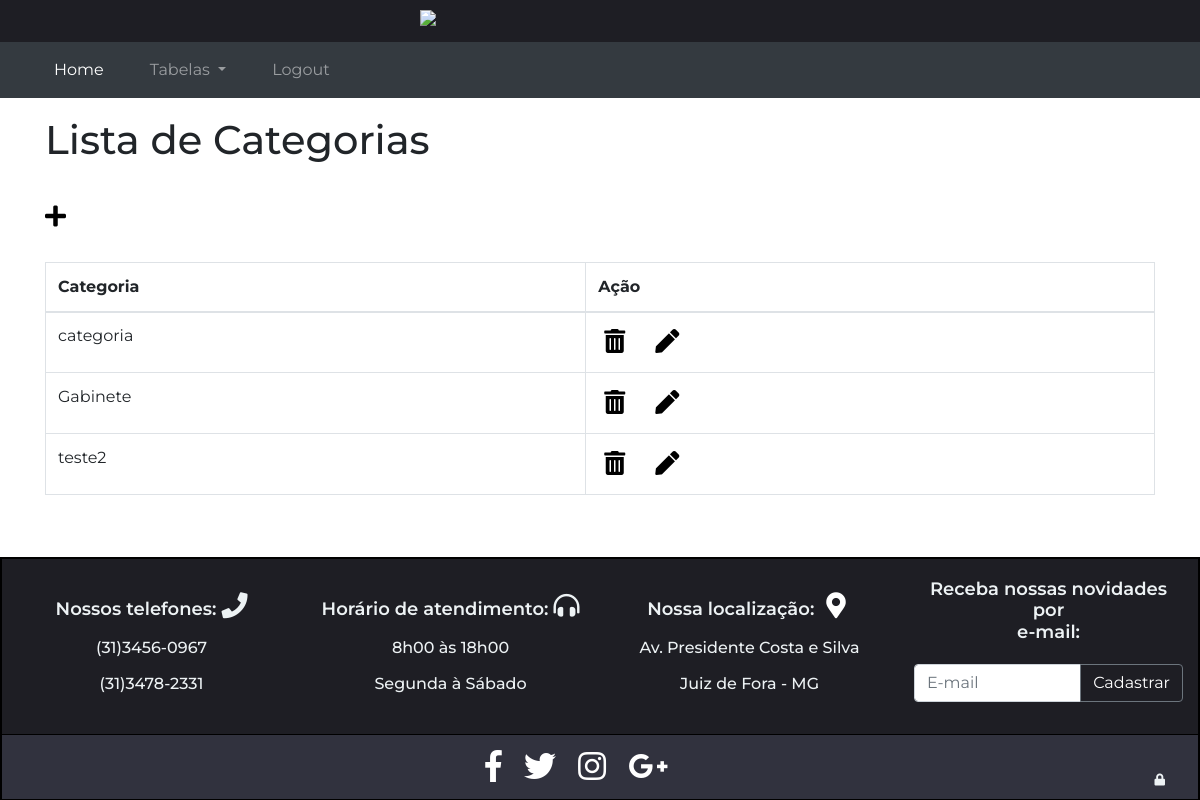
The page /lista_categoria.php (signed in) on the database its author committed.
### tables this page shows
CREATE TABLE `categoria` (
  `id_categoria` int(11) NOT NULL,
  `nome_categoria` varchar(50) NOT NULL
);

### html/lista_categoria.php (the view, shortened to what this page needs)
<?php include "header-adm.php";?>
<div class="container">
    <div class="lista-adm">
        <h1>Lista de Categorias</h1>
    </div>
    <span style="font-size: 24px;"><a href="categoria.php" class="fas fa-plus" alt="Cadastrar novo usuario"></a>
    </span>
    <table class="table table-bordered">
        <thead>
            <tr>
                <th scope="col-3">Categoria</th>
                <th scope="col">Ação</th>
            </tr>
        </thead>
        <tbody>
            <tr>
                <?php
                        $sql = "SELECT * FROM categoria";
                        $result = $db_connect->query($sql);
                        while ($row = $result->fetch_assoc()): ?>
            <tr>
                <td>
                    <?php echo $row['nome_categoria'];?>
                </td>
                <td>
                    <div style="float:left">
                        <div data-toggle="modal" data-target="#myModalRemarks<?php echo $row['id_categoria'];?>">
                            <span style="font-size: 24px;"><button class="fas fa-trash-alt" type="submit" name="excluir"
                                    value="Excluir"></button></span>
                        </div>
                    </div>
                    <form name="editar" action="editar_categoria.php?id_categoria=<?php echo $row['id_categoria']; ?>" method='POST'>
                        <span style="font-size: 24px;"><button class="fas fa-pen" type="submit" name="editar" value="Editar"></button></span>
                    </form>
                </td>
            </tr>
            <?php     endwhile;?>
            </tr>
        </tbody>
    </table>
</div>
<?php include "footer.php"?>

### assets/css/index-adm.css (style rules this page uses)
html, body { padding: 0; margin: 0; font-family: montserrat; display:flex; flex-direction: column; justify-content: space-between; min-height: 100vh; }
.container { min-height: 150px; }
.lista-adm h1 { margin-top: 18px; margin-bottom: 27.5px; }
.fa-trash-alt { background-color: white; border-width: 0; }
.fa-pen { background-color: white; margin-left: 18px; border-width: 0; }
.fa-plus { color: black; margin-top: 12px; margin-bottom: 34px; }
.table-bordered form { display: inline-block; }

### rows shown on the page
categoria: nome_categoria "categoria"
categoria: nome_categoria "Gabinete"
categoria: nome_categoria "teste2"
